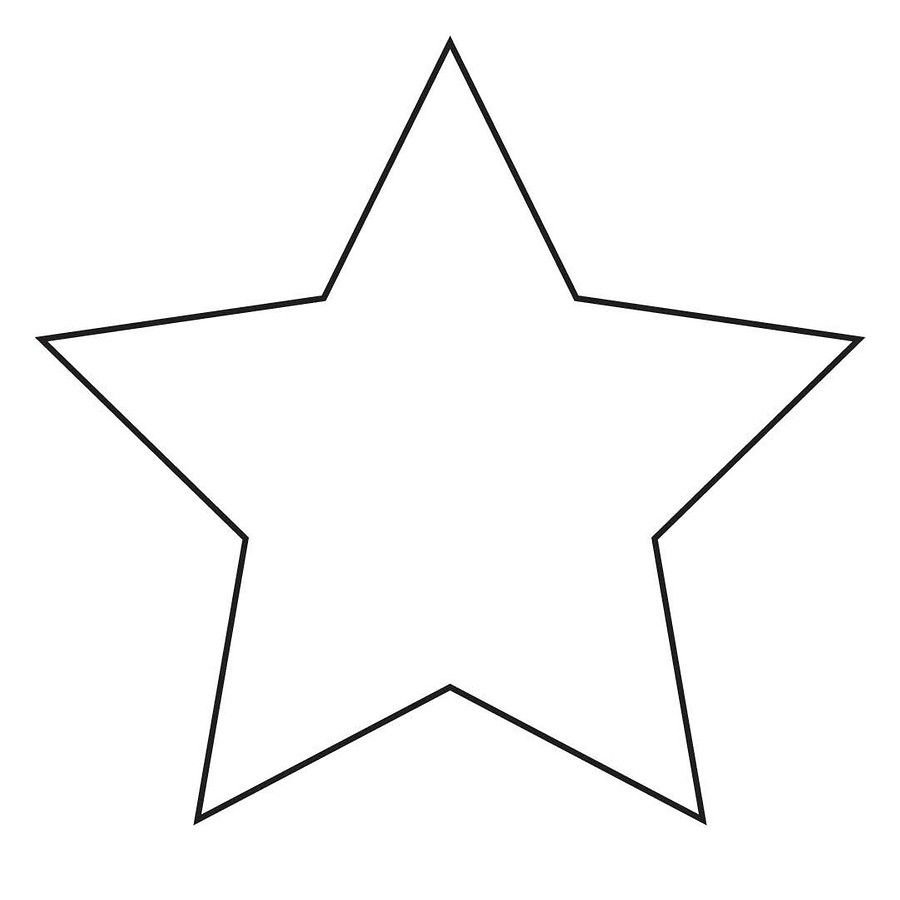
#> input picture image4labs/star.jpg, 900 x 900 px
$ jupyter execute 'Дополнительные функции контуров.ipynb'
#> lines starting #> are read from the running program, lines starting #| are printed output that depends on the picture; after the words box and inside, x2 and y2 are one past the last pixel; in counts of white or black regions, pixels touching at a corner belong together; long printed decimals are rounded
[cell 1]
import matplotlib.pyplot as plt
import cv2 as cv
import numpy as np

[cell 2]
card = '../../image4labs/star.jpg'

img = cv.imread(card)
#> img is the input picture: shape (900, 900, 3); mean B, G, R 250, 250, 250
assert img is not None, "file could not be read, check with os.path.exists()"

[cell 3]
img_gray = cv.cvtColor(img, cv.COLOR_BGR2GRAY)
ret, thresh = cv.threshold(img_gray, 127, 255, 0)
#> thresh: shape (900, 900); 97.9% white; 1 black region
contours, hierarchy = cv.findContours(thresh, 2, 1)
#> contours = 3 contours; box (x1, y1, x2, y2) and area: (0, 0, 900, 900) 808201, (34, 35, 866, 826) 281418, (48, 50, 852, 814) 261960
cnt = contours[0]
#> cnt = contour of 2517 points, box (x1, y1, x2, y2) (48, 50, 852, 814), area 261960
hull = cv.convexHull(cnt, returnPoints=False)
#> hull = [2516, 1988, 1987, 1505, 1008, 528, 0]
defects = cv.convexityDefects(cnt, hull)
#> defects = [[0, 528, 251, 33361], [528, 1008, 732, 33476], [1008, 1505, 1256, 33280], [1505, 1987, 1780, 33437], [1988, 2516, 2265, 33361]]
for i in range(defects.shape[0]):
    s, e, f, d = defects[i, 0]
    start = tuple(cnt[s][0])
    end = tuple(cnt[e][0])
    far = tuple(cnt[f][0])
    cv.line(img, start, end, [0, 255, 0], 2)
    cv.circle(img, far, 20, [255, 0, 0], -1)
#> this loop made 5 passes
#> (s, e, f, d, start, end, far) on passes 1 to 5: (0, 528, 251, 33361, (449, 50), (48, 341), (325, 301)), (528, 1008, 732, 33476, (48, 341), (201, 813), (249, 537)), (1008, 1505, 1256, 33280, (201, 813), (698, 813), (449, 683)), (1505, 1987, 1780, 33437, (698, 813), (851, 342), (650, 538)), (1988, 2516, 2265, 33361, (851, 341), (450, 50), (574, 301))
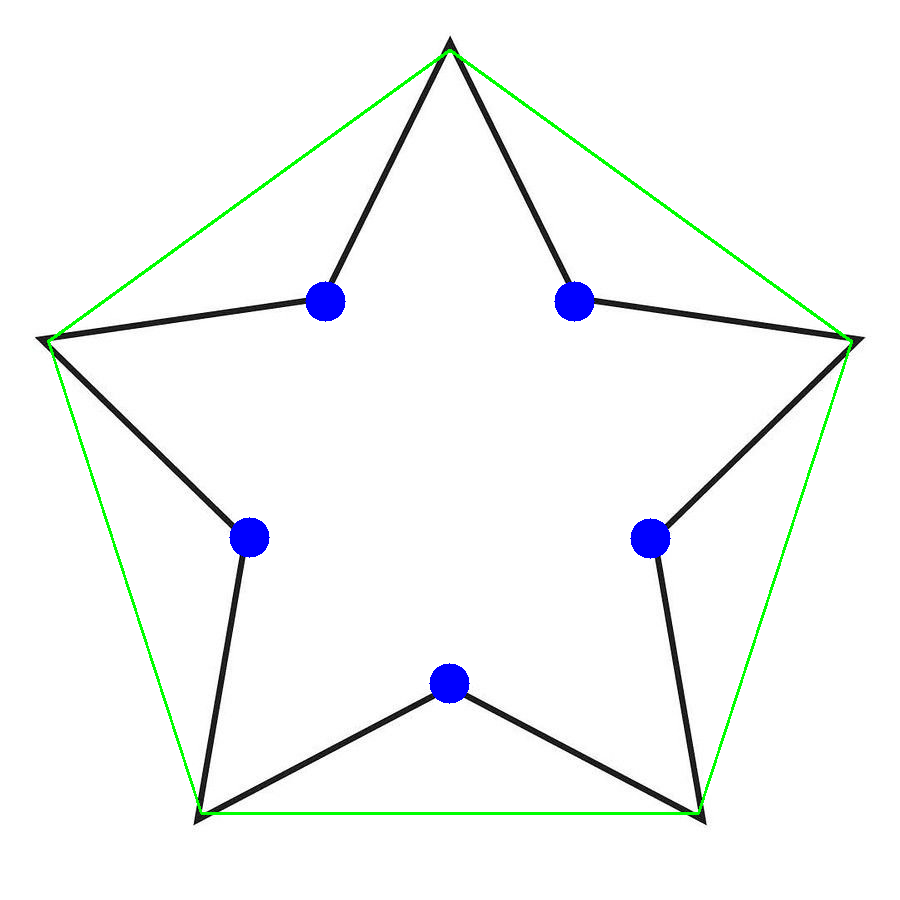
#> img: shape (900, 900, 3); 1.7% of pixels changed, all inside (x1, y1, x2, y2) = (47, 49, 853, 815)

plt.imshow(img)

Эта функция находит кратчайшее расстояние между точкой на изображении и контуром. Она возвращает расстояние, которое отрицательно, когда точка находится вне контура, положительно, когда точка находится внутри, и равно нулю, если точка находится на контуре.

[cell 4]
dist = cv.pointPolygonTest(cnt, (50, 50), False)
#> dist = -1
dist
#> Out = -1

[cell 5]
img1 = cv.imread(
    '../../image4labs/star.jpg', cv.IMREAD_GRAYSCALE)
img2 = cv.imread(
    '../../image4labs/star2.png', cv.IMREAD_GRAYSCALE)
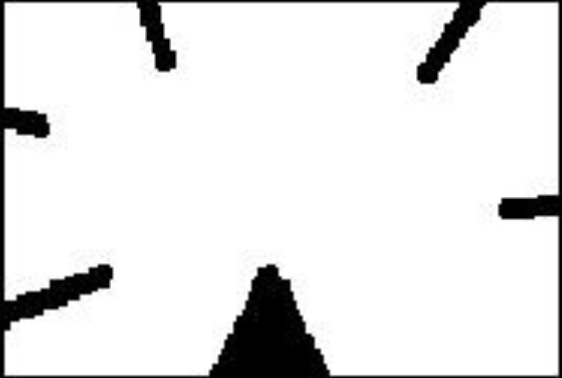
#> input picture image4labs/star2.png, 562 x 378 px
#> img2 is the input picture: shape (378, 562); min 0, max 255, mean 229.2
assert img1 is not None, "file could not be read, check with os.path.exists()"
assert img2 is not None, "file could not be read, check with os.path.exists()"
ret, thresh = cv.threshold(img1, 127, 255, 0)
ret, thresh2 = cv.threshold(img2, 127, 255, 0)
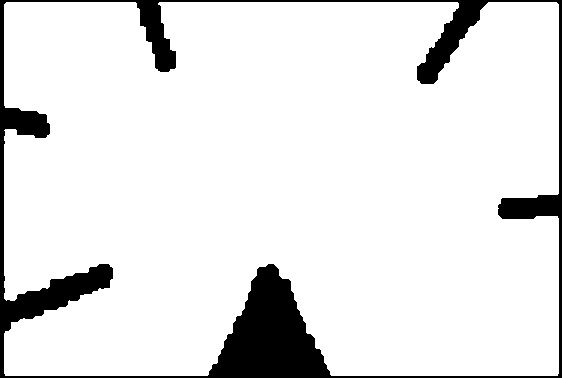
#> thresh2: shape (378, 562); 90.1% white; 1 black region
contours, hierarchy = cv.findContours(thresh, 2, 1)
cnt1 = contours[0]
#> cnt1 has the same summary as cnt
contours, hierarchy = cv.findContours(thresh2, 2, 1)
#> contours = 1 contour; box (x1, y1, x2, y2) and area: (4, 2, 559, 376) 190066
cnt2 = contours[0]
#> cnt2 = contour of 2738 points, box (x1, y1, x2, y2) (4, 2, 559, 376), area 190066
ret = cv.matchShapes(cnt1, cnt2, 1, 0.0)
#> ret = 0.0267
print(ret)
#| 0.02667

plt.subplot(121)
plt.imshow(img1, 'grey')
plt.subplot(122)
plt.imshow(img2, 'grey')
plt.show()
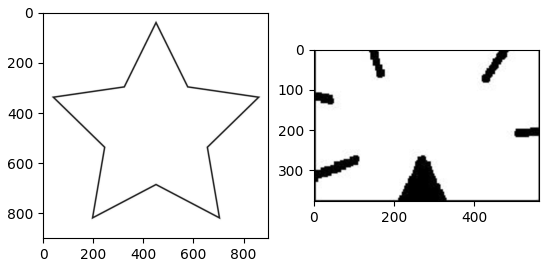
#> figure drawn by matplotlib, 2 panels
